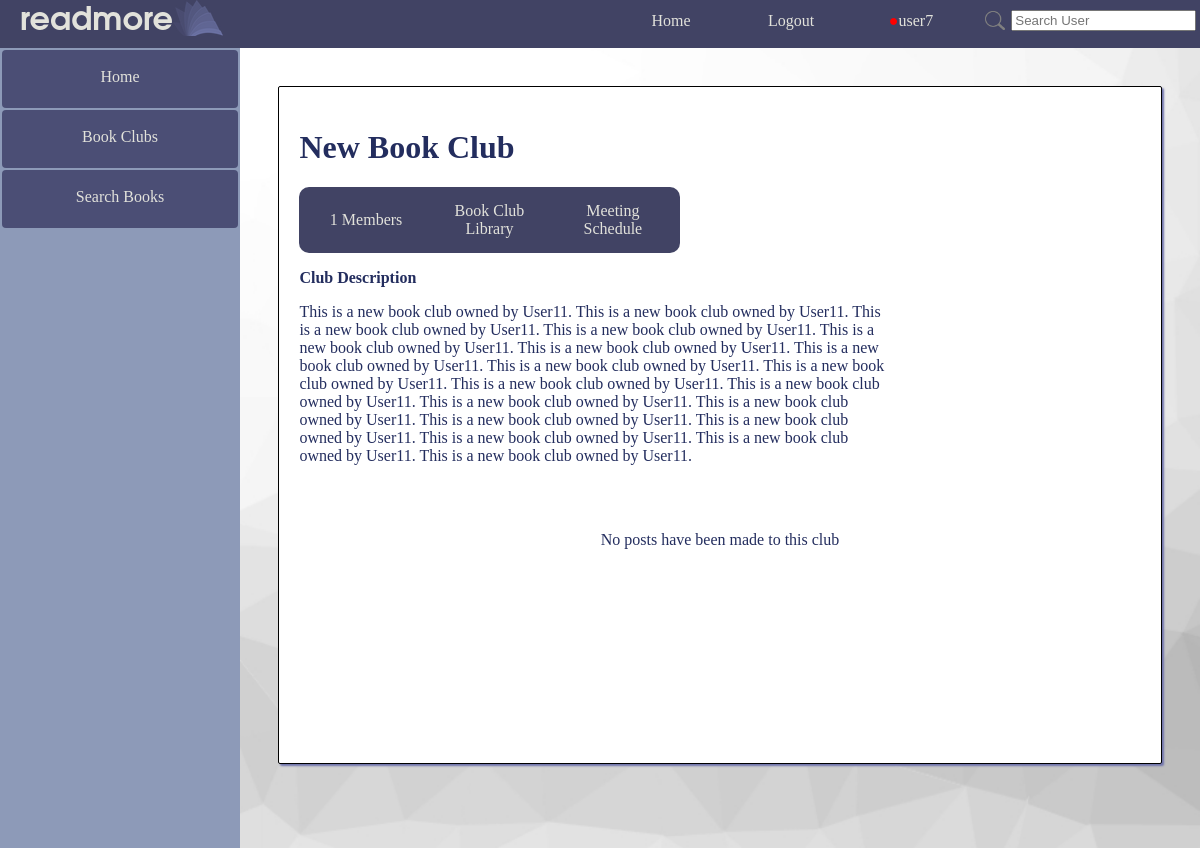
The page /readmore/club/10/ (signed in) on the database its author committed.
### readmore_app/models.py (models this page shows)
class Club(models.Model):
    club_id = models.AutoField(primary_key=True)
    club_name = models.CharField(max_length=100)
    club_description = models.TextField(blank=True)
    club_owner = models.ForeignKey(UserExt, on_delete=models.CASCADE)
    club_users = models.ManyToManyField(UserExt, related_name="user_clubs")
    club_pending_invites = models.ManyToManyField('UserExt', related_name="pending_invites", blank=True)
    club_library = models.ManyToManyField('ClubBook', related_name='clubs', blank=True)

### readmore_app/views.py (the view)
# urls.py: path('club/<int:club_id>/', views.club, name='club'),
def club(request, club_id):
    if request.user.is_authenticated:
        club = get_object_or_404(Club, club_id=club_id)
        Meeting.update_meetings(club_id)
        real_user = get_object_or_404(UserExt, id=request.user.id)
        club_posts = ClubPost.objects.filter(post_club = club).order_by('-post_date')
        current_book = False
        if club.club_library.order_by('-time'):
            current_book = Book(club.club_library.order_by('-time')[0].isbn)
        next_meeting = False
        meetings = Meeting.objects.filter(meeting_club=club)
        if meetings:
            next_meeting = meetings.order_by('meeting_time')[0]
        return render(request, "readmore_app/club_home.html", {"real_user": real_user, "club": club, 'club_posts': club_posts, 'current_book': current_book, 'next_meeting': next_meeting})
    else:
        return redirect(reverse('readmore_app:login'))

### readmore_app/models.py (called while the page is built)
    @staticmethod
    def update_meetings(club_id):
        club = Club.objects.get(pk=club_id)
        club_meetings = Meeting.objects.filter(meeting_club=club)
        delete_ids = []
        for meeting in club_meetings:
            if meeting.meeting_time < timezone.now():
                delete_ids.append(meeting.meeting_id)
        for id in delete_ids:
            Meeting.objects.get(pk=id).delete()
        return bool(delete_ids)

### readmore_app/templatetags/extras.py (called while the page is built)
@register.simple_tag
def num_notifications(user_id):
    try:
        this_user = UserExt.objects.get(pk=user_id)
        return Notification.objects.filter(notification_user=this_user).count()
    except Exception as e:
        return ""

### readmore_app/templates/readmore_app/club_home.html (shortened to what this page needs)
{% extends parent_template|default:"base.html" %}
{% load static %}
{% block content %}
<div class="basic_card" style="width:100%;">
    <div style="margin-bottom: 50px;" class="club_heading">
        <div style="display:flex;flex-direction: column;">
            <h1 style="display: inline-block; word-wrap: break-word; width: 100%;">{{ club.club_name }}</h1>
        <div class="subnav">
            <a class="anchor_button" href="{% url 'readmore_app:club_members' club.club_id %}">{{ club.club_users.all.count }} Members</a>
            <a class="anchor_button" href="{% url 'readmore_app:club_library' club.club_id %}">Book Club Library</a>
            <a class="anchor_button" href="{% url 'readmore_app:club_schedule' club.club_id %}">Meeting Schedule</a>
        </div>
        <div style="width: 70%;">
            <p><strong>Club Description</strong></p>
            <p>{{ club.club_description }}</p>
        </div>
    </div>
    </div>
    <center>
    <div class="postlist">
    {% if not club_posts %}
        <p>No posts have been made to this club</p>
    {% endif %}
    </div>
    </center>
</div>
{% endblock %}

### templates/base.html (shortened to what this page needs)
{% load extras %}
{% load static %}
<!DOCTYPE html>
<html lang="en">
  <head>
    <link rel=stylesheet href="{% static 'readmore_app/style.css' %}">
  </head>
  <body>
    <div class="container" >
      <div class="navbar navbar_wrapper">
        <div class="navbar">
          <div><h2 class="logo">readmore</h2></div>
          <div><img src="{% static 'readmore_app/logo_small.png' %}"></div>
        </div>
        <div class="navbar_links" style="padding-right:2%;">
          <a class="link" href="{% url 'readmore_app:index' %}">Home</a>
          {% if not user.is_authenticated %}
          <a class="link" href="{% url 'readmore_app:login' %}" >Login</a>
          <a class="link" href="{% url 'readmore_app:registration' %}">Register</a>
          {% else %}
          <a href="{% url 'readmore_app:logout' %}" >Logout</a>
          <div id="drop">
              {% num_notifications user.id as has_notifications %}
              <a  href="{% url 'readmore_app:profile' user.id %}" style="padding-bottom:17px;"><span id="notification_dot" style="color: red;">{% if has_notifications %}●{% endif %}</span>{{ user.username }}</a>
          </div>
          <div style="padding: 0.5%;">
            <form style="display: flex; left: 0px; position: relative; top:7px; align-items: center;" class="link" method="POST" action="{% url 'readmore_app:user_search_results' %}">
              <input type="image" width="20px" style="margin-right: 3%;" src="{% static 'readmore_app/logo_search.png' %}">
              <input type="text" placeholder="Search User" name="search_query" >
            </form>
          </div>
          {% endif %}
        </div>
      </div>
      <div class="content-container">
          {% if user.is_authenticated %}
          <div class="sidebar">
              <a href="{% url 'readmore_app:index' %}">Home</a>
              <a href="{% url 'readmore_app:book_clubs' %}">Book Clubs</a>
              <a href="{% url 'readmore_app:search_book' %}">Search Books</a>
          </div>
          <main style="margin:0;">
          {% endif %}
          {% block content %}{% endblock %}
          </main>
      </div>
    </div>
  </body>
</html>

### readmore_app/static/readmore_app/style.css (style rules this page uses)
body { font-family: Garamond, Georgia, serif; margin:0; overflow: hidden; }
a { text-decoration: none; }
h2.logo { color:#e2e2db; font-family:Arial, Helvetica, sans-serif; font-weight:800px; margin-left: 20px; font-size:32px; margin-top: 6px; }
.container { display:flex; flex-flow: column; height: inherit; overflow: hidden; }
.content-container { display: flex; justify-content: start; flex-direction: row; flex-wrap: nowrap; height: 100vh; }
h2.logo { color:#e2e2db; font-family: Avantgarde, TeX Gyre Adventor, URW Gothic L, sans-serif; font-weight:800px; margin-left: 20px; font-size:32px; margin-top: 6px; }
main { background-image: url(white_background.jpg); background-attachment:scroll; background-size:cover; display: flex; width: 80%; min-height: 100%; height: 100% auto; color: #232D5E; overflow-y: auto; overflow-x: hidden; justify-content:center; }
main > * { margin-left: 4.5%; }
main > div { width: 100%; }
#drop { display: flex; flex-direction: column; align-content: center; align-items: center; margin-right:2%; }
.basic_card { border-radius: 2px; box-shadow: 2px 2px 2px#7074ac; border-color: black; width: 100%; background-color: white; min-height: 70vh; height:fit-content; overflow: hidden; border-style: solid; border-width: 1px; padding: 20px; padding-bottom: 10%; margin: 4%; }
.anchor_button { border-radius: 5px; color: #e2e2db; height: auto; width: fit-content; border: none; padding: 10px; background: #4b4e75; }
div.sidebar { position: relative; text-align: center; background: #8d9ab8; width:20%; height:100vh; }
.sidebar a { margin: 2px 2px 2px 2px; border-radius: 4px; color: #e2e2db; height: 30px; display:block; width:auto; border:none; padding: 10px; padding-top: 18px ; background: #4b4e75; }
.navbar_wrapper { padding-right: 2%; width:100%; }
.navbar { height:3em; }
div.navbar { float:initial; display: flex; border: none; position: relative; background: #414364; z-index: 1; justify-content: space-between; }
.navbar a { min-width: 120px; text-align: center; border-radius: 4px; font-size: medium; text-decoration: none; color: #e2e2db; background: none; padding: 12px 0px; }
div.subnav { background: #414364; border-radius: 10px; width: fit-content; padding: 5px; display: flex; margin-right: 1%; align-items: center; }
.subnav a { align-self: stretch; width: 100%; text-align: center; font-size: medium; text-decoration: none; background: none; display: flex; align-items: center; justify-content: center; }
.club_heading { display:flex; flex-direction:row; justify-content:space-between; }
.navbar_links { float:initial; display: flex; border: none; position: relative; z-index: 1; justify-content: space-between; }

### rows shown on the page
Club: club_name "New Book Club", club_users.all.count "1", club_description "This is a new book club owned by User11. This is a new book club owned by User11. This is a new book club owned by User11. This is a new book club owned by User11. This is a new book club owned by User11. This is a new book club owned by User11. This is a new book club owned by User11. This is a new book club owned by User11. This is a new book club owned by User11. This is a new book club owned by User11. This is a new book club owned by User11. This is a new book club owned by User11. This is a new book club owned by User11. This is a new book club owned by User11. This is a new book club owned by User11. This is a new book club owned by User11. This is a new book club owned by User11.…"

### other values the page prints
{{ user.username }} "user7"
